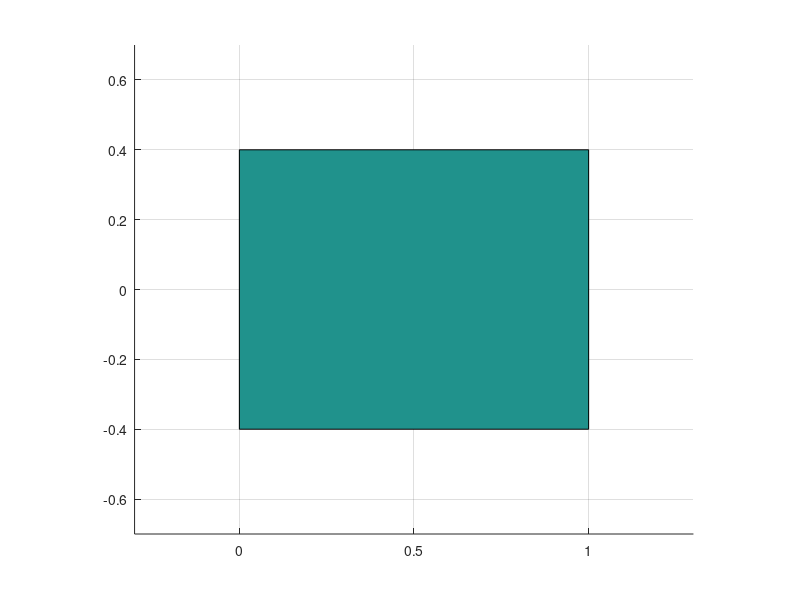

Write MATLAB code to recreate this figure. (Note: this script raises an error after producing the figure.)
clear all ; clf;

fig = figure(1)

ax = axis()
axis(ax,[-0.3 1.3 -0.7 0.7])
grid on;
axis equal
hold on

% plot table
corners.x = [0 1 1 0 ];
corners.y = [0.4 0.4 -0.4 -0.4];
patch(corners.x(:),corners.y(:),[1 1 1 1])

% define the robot parameters and initiate the object
links_length    = [0.3 0.3 0.15];
joints          = [ 0 0 0 ];
joints_lim      = [ -pi  pi ];
base_pose.x     = 0.62;
base_pose.y     = -0.65;
base_pose.yaw   = pi/2;
arm1            = RoboticArm2D(links_length,joints,base_pose,joints_lim);

joints          = [ 0 0 0 ];
base_pose2.x    = 0.78;
base_pose2.y    = 0.65;
base_pose2.yaw  = -pi/2;
arm2            = RoboticArm2D(links_length,joints,base_pose2,joints_lim);


da              = DualArm2D(arm1,arm2);
da.plotDualArm();

goal            = [0.85 0 0 0.55 0 0];
proximity       = 0.1;
angle_res       = 0.1;
da.FindPathAstarJoints(goal,proximity,angle_res)

